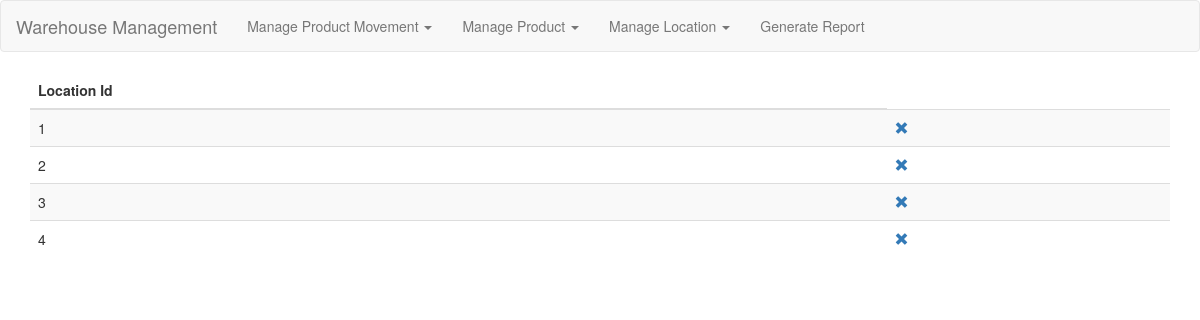
The page /location/view_location on the database its author committed.
### tables this page shows
CREATE TABLE Location (
  location_id INTEGER PRIMARY KEY AUTOINCREMENT
  );

### warehouse_management/location.py (the view)
@bp.route("/view_location", methods=["GET"])
def view_location():
    try:
        db = get_db()
        locations = db.execute("SELECT location_id FROM Location")
        return render_template("location/view_location.html", result=locations)
    except sqlite3.Error as error:
        print(error)
        return render_template("error_occured.html")

### warehouse_management/db.py (called while the page is built)
def get_db():
    if 'db' not in g:
        g.db = sqlite3.connect(
            current_app.config['DATABASE'],
            detect_types=sqlite3.PARSE_DECLTYPES
        )
        g.db.row_factory = sqlite3.Row
    return g.db

### warehouse_management/templates/location/view_location.html (shortened to what this page needs)
{% extends 'base.html' %}
{% block content %}
<div class="container">
    <div class="table-responsive">
        <table class="table table-striped">
            <thead>
                <tr>
                    <th>Location Id</th>
                </tr>
            </thead>
            <tbody>
                {% for location in result %}
                <tr>
                    <td>{{location.location_id}}</td>
                    <td><a href={{ "delete_location/"  + location.location_id  | string() }}> <span
                                class="glyphicon glyphicon-remove"></span>
                        </a>
                </tr>
                {% endfor %}
            </tbody>
        </table>
    </div>
</div>
{% endblock %}

### rows shown on the page
Location: location_id "1"
Location: location_id "2"
Location: location_id "3"
Location: location_id "4"
